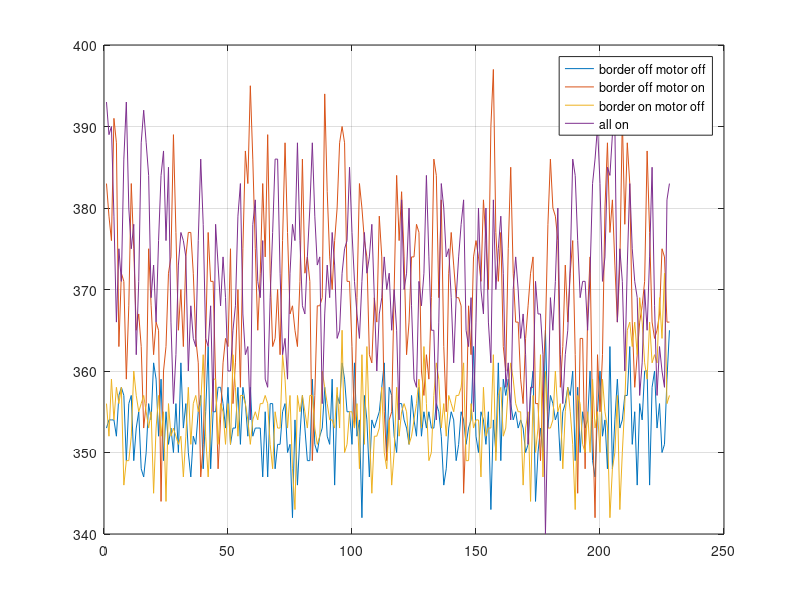
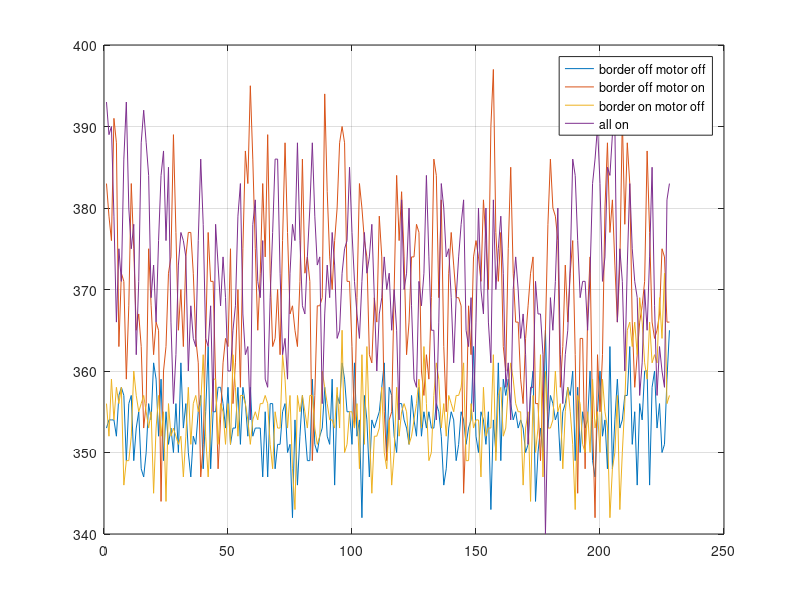

These figures' MATLAB source, in order:
clear;clc;close all;
%
load mag_border_motor_test_CH.mat
len = 228;
figure;
plot(imu_mx_chunhua_off_motor_off(1:len));hold on;plot(imu_mx_chunhua_off_motor_on(1:len));
hold on;plot(imu_mx_chunhua_on_motor_off(1:len));hold on;plot(imu_mx_chunhua_on_motor_on(1:len));
grid on;legend('border off motor off','border off motor on','border on motor off','all on');

% imu_mx_chunhua_off_motor_off = wden(imu_mx_chunhua_off_motor_off,'heursure','s','sln',6,'db2');
% imu_mx_chunhua_off_motor_on = wden(imu_mx_chunhua_off_motor_on,'heursure','s','sln',6,'db2');
% imu_my_chunhua_on_motor_off = wden(imu_my_chunhua_on_motor_off,'heursure','s','sln',6,'db2');
% imu_mx_chunhua_on_motor_on = wden(imu_mx_chunhua_on_motor_on,'heursure','s','sln',6,'db2');


% yaw = atan2(imu_my_chunhua_on_motor_off,imu_mx_chunhua_on_motor_off);
% figure;plot(yaw*57.3);grid on;title('Yaw angle [deg]')

figure;
plot(imu_mx_chunhua_off_motor_off(1:len));hold on;plot(imu_mx_chunhua_off_motor_on(1:len));
hold on;plot(imu_mx_chunhua_on_motor_off(1:len));hold on;plot(imu_mx_chunhua_on_motor_on(1:len));
grid on;legend('border off motor off','border off motor on','border on motor off','all on');

% 
% %%butterworth
% Wn = 1/10;  % normalized cutoff frequency
% N = 2;                    % N-order filter
% [b,aa] = butter(N,Wn,'low');
% imu_mx_lp_chunhua_off_motor_on = filter(b,aa,imu_mx_chunhua_off_motor_on);
% figure;
% plot(imu_mx_chunhua_off_motor_on(7:len));hold on;plot(imu_mx_lp_chunhua_off_motor_on(7:len));grid on;title('mx');legend('mx','low-pass filterd mx');
% 
% [pxx,f1]=pwelch(imu_mx_chunhua_on_motor_off,[],[],[],10,'onesided');
% L = length(imu_mx_chunhua_off_motor_on);
% NFFT = 2^nextpow2(L);
% Y = fft(imu_mx_chunhua_off_motor_on,NFFT)/L;
% f = 10/2*linspace(0,1,NFFT/2+1);
% figure;
% loglog(f1,pxx);grid on;